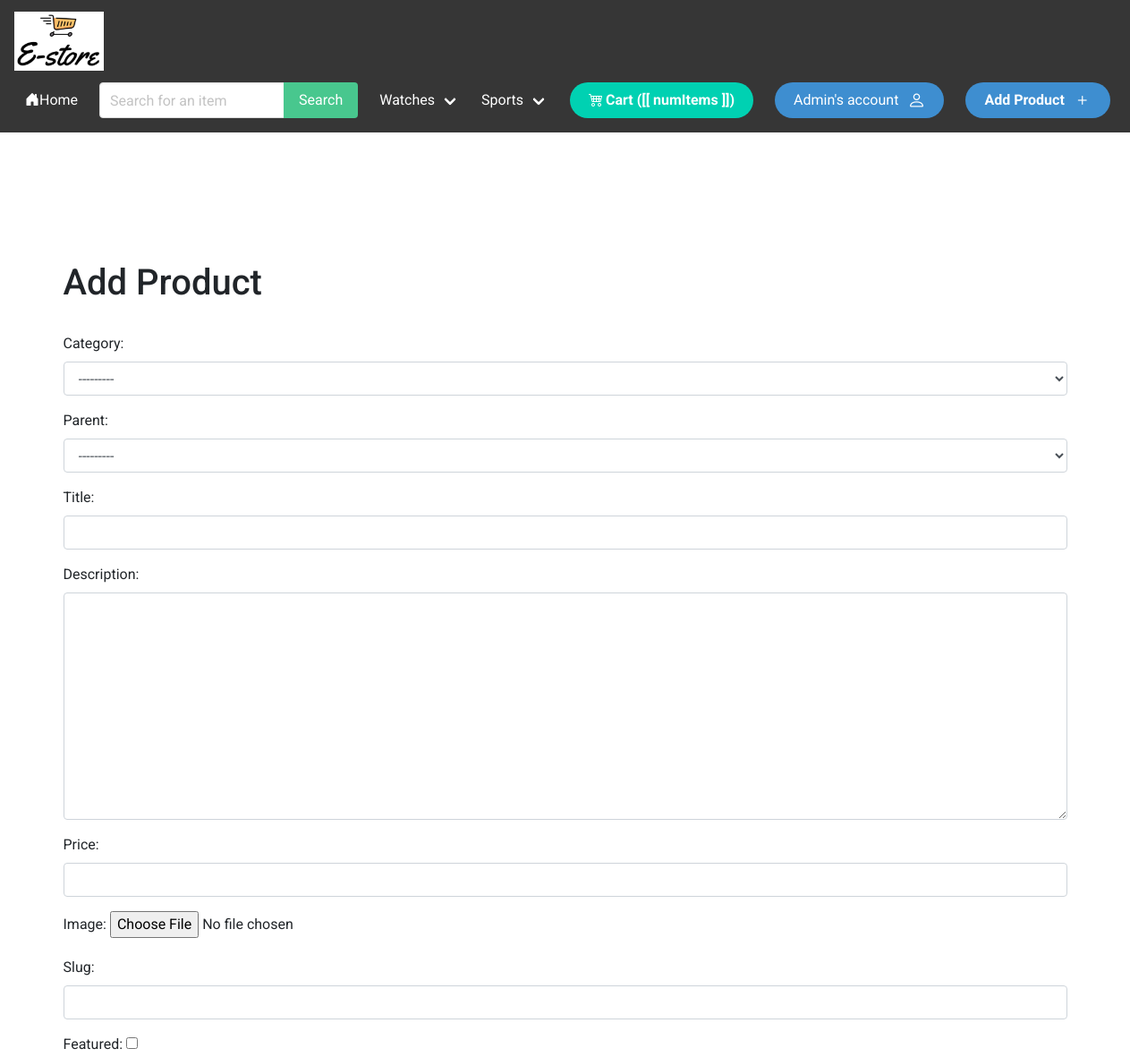
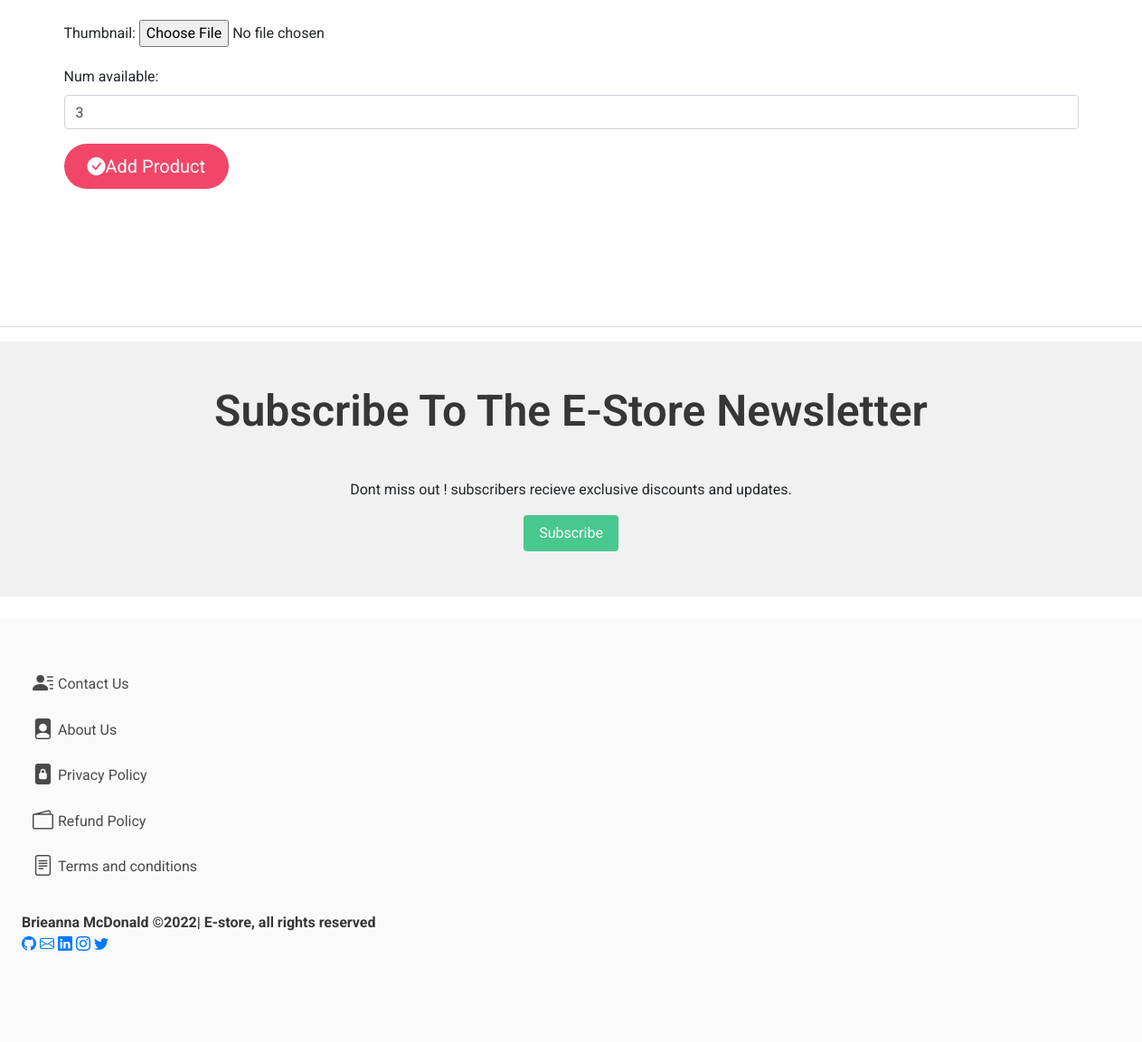
The app's page /add_product/ (signed in) with its own data (2 pictures, top to bottom).
### apps/store/models.py (models this page shows, shortened)
class Category(models.Model):
    title = models.CharField(max_length=255)
    parent = models.ForeignKey('self', related_name='children', on_delete=models.CASCADE, blank=True, null=True)
    slug = models.SlugField(max_length=255)
    ordering = models.IntegerField(default=0)
    is_featured = models.BooleanField(default=False)
    class Meta:
        verbose_name_plural = "Categories"
        ordering = ('ordering', )
    def __str__(self):
        return self.title

class Product(models.Model):
    category = models.ForeignKey(Category, related_name='products', on_delete=models.CASCADE)
    parent = models.ForeignKey('self', related_name='variants', on_delete=models.CASCADE, blank=True, null=True)
    title = models.CharField(max_length=255)
    slug = models.SlugField(max_length=255)
    description = RichTextField(blank=True, null=True)
    price = models.FloatField()
    featured = models.BooleanField(default=False)
    num_available = models.IntegerField(default=3)
    num_visits = models.IntegerField(default=0)
    last_visit = models.DateTimeField(blank=True, null=True)
    image = models.ImageField(upload_to="images/", blank=False, null=False)
    thumbnail = models.ImageField(upload_to="images/", blank=False, null=False)
    date_added = models.DateTimeField(auto_now_add=True)
    class Meta:
        ordering = ('-date_added',)
    def __str__(self):
        return self.title

### apps/store/views.py (the view)
# urls.py: path('add_product/', add_product,
@login_required
def add_product(request):
    if not request.user.is_superuser:
        messages.error(request, 'Sorry, you are not authorised to do that.')
        return redirect(reverse('home'))
    if request.method == 'POST':
        form = AddProductForm(request.POST, request.FILES)
        if form.is_valid():
            product = form.save()
            messages.success(request, 'A new product has been added !')
            return redirect(reverse('view_product', args=[product.category.slug,product.slug]))
        else:
            messages.error(request, 'Failed to add product Check the form is valid')
    else:
        form = AddProductForm()
    template = 'add_product.html'
    context = {
        'form': form,
    }
    return render(request, template, context)

### apps/store/forms.py
class AddProductForm(forms.ModelForm):
    class Meta:
        model = Product
        fields = ('category', 'parent', 'title', 'description', 'price', 'image', 'slug', 'featured', 'thumbnail', 'num_available')
        ordering = ['-date_added']
        widgets = {
            'category':  forms.Select(choices=categories_dropdown,
                                      attrs={'class': 'form-control'}),
            'parent': forms.Select(choices=parent_dropdown,
                                   attrs={'class': 'form-control'}),
            'title': forms.TextInput(attrs={'class': 'form-control'}),
            'description': forms.Textarea(attrs={'class': 'form-control'}),
            'price': forms.TextInput(attrs={'class': 'form-control'}),
            'slug': forms.TextInput(attrs={'class': 'form-control'}),
            'featured': forms.CheckboxInput(),
            'num_available': forms.TextInput(attrs={'class': 'form-control'}),
        }

### apps/cart/cart.py (called while the page is built)
    def __iter__(self):
        product_ids = self.cart.keys()
        clean_product = []
        for p in product_ids:
            clean_product.append(p)
            self.cart[str(p)]['product'] = Product.objects.get(pk=p)
        for item in self.cart.values():
            item['total'] = item['price'] * int(item['quantity'])
            yield item

    def total_length(self):
        return sum(int(item['quantity']) for item in self.cart.values())

    def total_cost(self):
        return sum(float(item['total']) for item in self)

### apps/cart/context_processors.py (called while the page is built)
def cart(request):
    return{'cart': Cart(request)}

### apps/store/context_processors.py (called while the page is built)
def category_menu(request):
    categories = Category.objects.filter(parent=None)
    return {'category_menu': categories}

### apps/store/templates/add_product.html (shortened to what this page needs)
{% extends 'base.html' %}
{% block content %}
    {% if user.is_superuser %}
        <br><br><br><br>
        <h1 id="heading">Add Product </h1>
        <br/>
        <div class="form-group">
            <form method="POST" action="{% url 'product' %}" enctype="multipart/form-data">
                {{ form.as_p }}
                <button class=" button is-info is-rounded is-danger is-hoverable" style="font-size: 20px; margin-right: 10px;"><i class="bi bi-check-circle-fill"></i> Add Product </button>
                <br><br><br><br>
        </div>
    {% endif %}
{% endblock  %}

### apps/core/templates/base.html (shortened to what this page needs)
<!DOCTYPE html>
<html>
 <head>
       {% load static %}
       {% load cloudinary %}
       <link rel="stylesheet" href="https://cdn.jsdelivr.net/npm/bulma@0.9.4/css/bulma.min.css">
       <link rel="stylesheet" href="https://cdn.jsdelivr.net/npm/bootstrap@4.4.1/dist/css/bootstrap.min.css">
       <link rel="stylesheet" href="https://cdn.jsdelivr.net/npm/bootstrap-icons@1.3.0/font/bootstrap-icons.css">
       <link rel="stylesheet" href="{% static 'css/style.css' %}">
 </head>
 <body>
       <nav class="navbar is-dark" id="navbarapp">
            <div class="navbar-brand">
                <img src="{{ '/static/images/logo.png' }}" alt="logo" width="100" height="70" class="d-inline-block">
            </div>
            <div class="navbar-menu" :class="{ 'is-active': menuClass }">
            <div class="navbar-start">
                <a class="navbar-item is-hoverable" href="{% url 'home' %}">
                    <i class="bi bi-house-door-fill d-inline-block"></i>
                    Home
                </a>
                <div class="navbar-item">
                    <form method="get" action="{% url 'search' %}">
                        <div class="field has-addons is-rounded is-hoverable">
                            <div class="control">
                                <input type="text" class="input" placeholder="Search for an item" name="query">
                            </div>
                            <div class="control">
                                <button class="button is-success">Search</button>
                            </div>
                        </div>
                    </form>
                </div>
            </div>
            <div class="navbar-end">
                {% for category in category_menu %}
                        {% if not category.children.all %}
                            <a  href="{% url 'category_details' category.slug %}" class="navbar-item">{{ category.title|title }}</a>
                        {% else %}
                            <div id="options" class="navbar-item has-dropdown is-hoverable">
                                <a class="navbar-link " href="{% url 'category_details' category.slug %}">{{ category.title }}</a>
                            </div>
                        {% endif %}
                {% endfor %}
                <div class="navbar-item">
                    <a class="button is-primary is-rounded" href="{% url 'cart' %}">
                        <i class="bi bi-cart4" style="padding-right: 3px;"></i>
                        <strong>Cart ([[ numItems ]])</strong>
                    </a>
                </div>
                {% if request.user.is_authenticated %}
                    <div class="navbar-item">
                        <a href="{% url 'myaccount' %}" class="button is-primary is-info is-rounded">{{ user.username }}'s account <i class="bi bi-person" style="font-size: 20px; margin-left: 10px;"></i> </a>
                    </div>
                {% endif %}
                {% if user.is_superuser %}
                    <div class="navbar-item">
                        <div class="buttons">
                            <a href="{% url 'product' %}" class="button is-info is-rounded"><strong>Add Product</strong> <i class="bi bi-plus" style="font-size: 20px; margin-left: 10px;"></i></a>
                        </div>
                    </div>
                {% endif %}
            </div>
            </div>
       </nav>
       <section class="section">
            <div class="container">
                {% block content %}
                {% endblock %}
            </div>
        </section>
        <hr>
        <section class="newsletter-wrapper">
            <div class="container">
                <h1 class="title is-1"> Subscribe To The E-Store Newsletter </h1>
                <br>
                <p> Dont miss out ! subscribers recieve exclusive discounts and updates. </p>
                   <a href="{% url 'new' %}" class="button is-success">Subscribe</a>
            </div>
        </section>
        <br>
 <footer class="footer">
    <div class="columns">
        <div class="column is-4">
            <a class="navbar-item" href="{% url 'contact' %}">
                <i style="margin-right:5px; font-size:23px" class="bi bi-person-lines-fill d-inline-block align-text-top"></i>
                Contact Us
            </a>
            <a class="navbar-item" href="{% url 'about_us' %}">
                <i style="margin-right:5px; font-size:23px" class="bi bi-file-person-fill d-inline-block align-text-top"></i>
                About Us
            </a>
            <a class="navbar-item" href="https://www.privacypolicygenerator.info/live.php?token=5AvHm7wSbB3QK4YGLnU0lB0s67ohjBMY" target="_blank" rel="noopener noreferrer">
                <i style="margin-right:5px; font-size:23px" class="bi bi-file-lock2-fill d-inline-block align-text-top"></i>
                Privacy Policy
            </a>
            <a class="navbar-item" href="https://www.privacypolicies.com/live/ceb27c1a-8b8e-4593-b114-a90092599fa8" target="_blank" rel="noopener noreferrer">
                <i style="margin-right:5px; font-size:23px" class="bi bi-wallet2"></i>
                Refund Policy
            </a>
            <a class="navbar-item" href="https://www.termsandconditionsgenerator.com/live.php?token=rfAdVvAWr09FBPQb38uc7e6wQAYx9v2f" target="_blank" rel="noopener noreferrer">
                <i style="margin-right:5px; font-size:23px" class="bi bi-file-text"></i>
                Terms and conditions
            </a>
        </div>
    </div>
    <strong>Brieanna McDonald ©2022| E-store, all rights reserved</strong> <div class=icons><a href="https://github.com/bmcdonald2000" target="_blank" rel="noopener noreferrer"><i class='bi bi-github icons'></i></a> <a href="mailto:bmcdonald1406@gmail.com" target="_blank" rel="noopener noreferrer"><i class='bi bi-envelope icons'></i></a> <a href="https://www.linkedin.com/in/brieanna-mcdonald-0263b1212/" target="_blank" rel="noopener noreferrer"><i class="bi bi-linkedin icons"></i></a> <a href="https://www.instagram.com/" target="_blank" rel="noopener noreferrer"><i class="bi bi-instagram icons"></i></a> <a href="https://twitter.com/?lang=en" target="_blank" rel="noopener noreferrer"><i class="bi bi-twitter icons"></i></a></div>
 </footer>
 </body>
</html>

### static/css/style.css (style rules this page uses)
*:not(i):not(.fa):not(.button) { font-family: 'Roboto', sans-serif; }
.newsletter-wrapper { padding: 50px 20px; text-align: center; background: #f1f1f1; }

### records on screen
Category: title "Watches"
Category: title "Sports"
Product: category "---------", parent "---------", num_available "3"

### other values on screen
{{ user.username }} "Admin"
